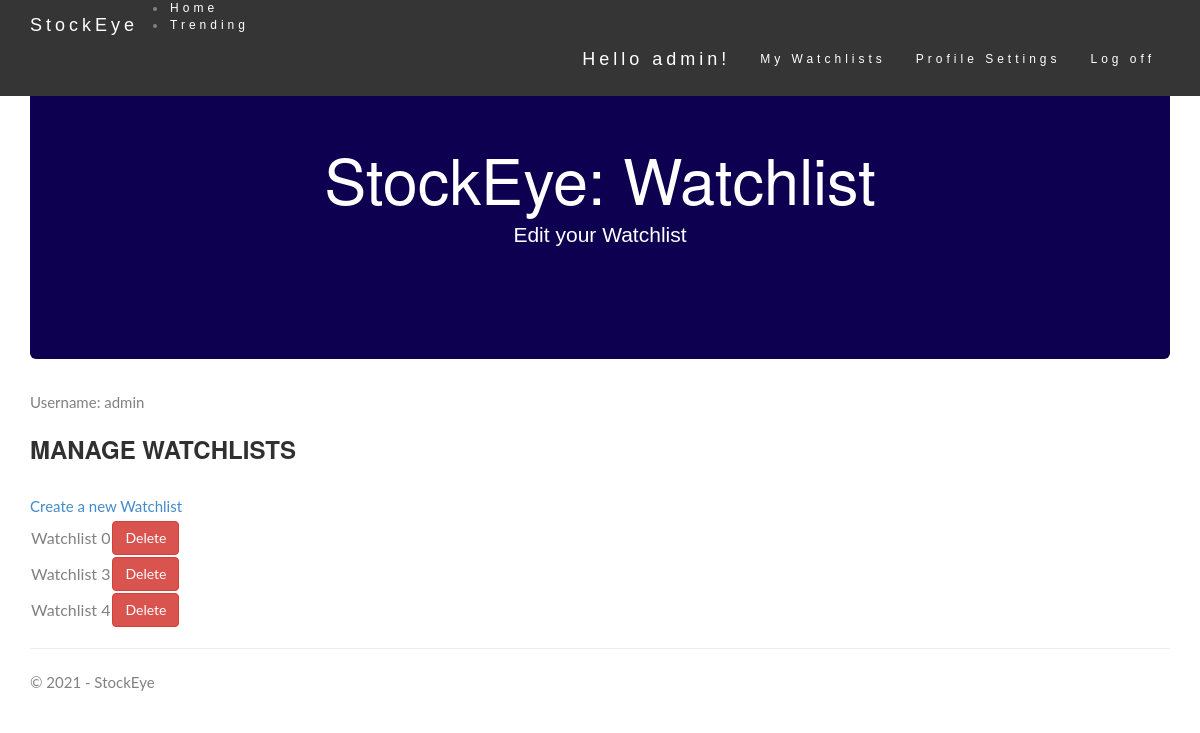
The page /watchlists/manage/ (signed in) on the database as committed earlier.
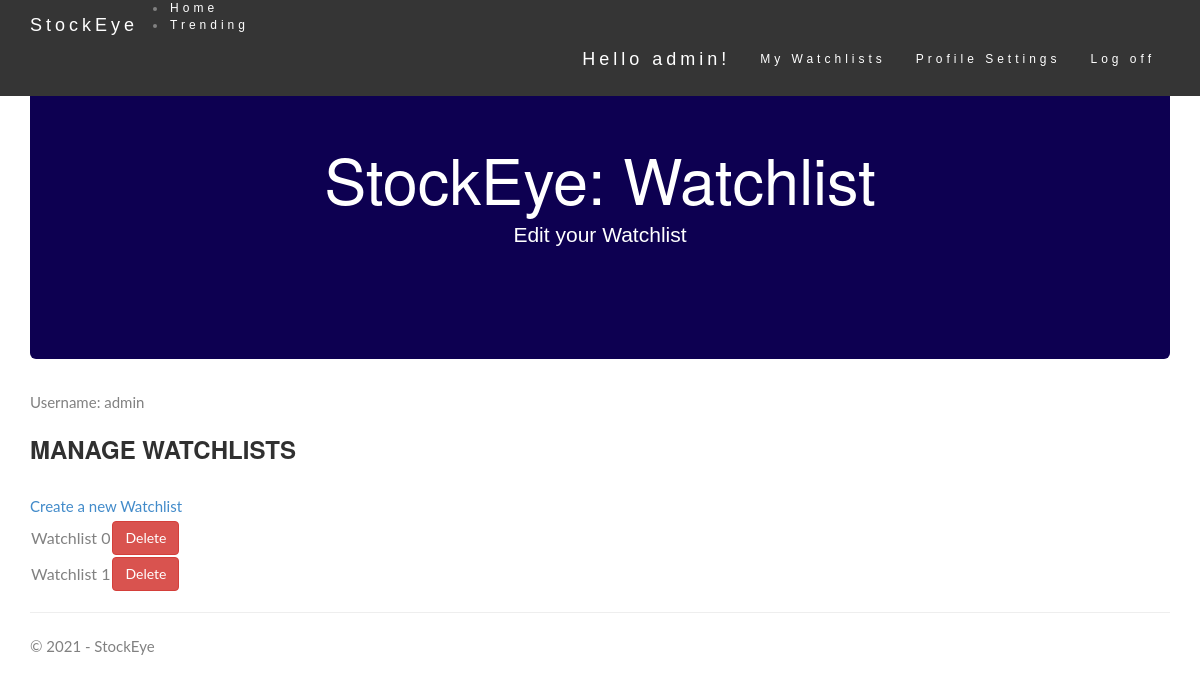
The same page on the database as committed later.
### app/models.py (models this page shows)
class WatchList(models.Model):
    user = models.ForeignKey(User, on_delete=models.PROTECT)
    stockResults = models.ManyToManyField('app.StockList')
    watchList_id = models.PositiveIntegerField(blank=False, default=0)
    watchList_name = models.CharField(max_length=15, blank=False, default = '')
    class Meta:
        get_latest_by = "watchList_id"

### app/views.py (the view)
# urls.py: path('watchlists/manage/', views.manage_watchlists, name='manage_watchlists'),
@login_required
def manage_watchlists(request):
    assert isinstance(request, HttpRequest)
    try:
        watchlists = WatchList.objects.filter(user=request.user).all()
    except WatchList.DoesNotExist:
        watchlists = []
    context = {
        'title': 'Manage Watchlists',
        'year': datetime.now().year,
        'user': request.user,
        'watchlists': watchlists,
    }
    return render(
        request,
        'app/manage_watchlists.html',
        context,
    )

### app/templates/app/manage_watchlists.html
{% extends "app/layout.html" %}
{% load static %}
{% block content %}
<body>
<div class="jumbotron text-center">
        <h1>StockEye: Watchlist {{ watchlist_id }}</h1>
        <p>Edit your Watchlist</p>
    </div>
    <div class="content">
        {% if user.is_authenticated %}
            <p>Username: {{ user.username }}</p>
        {% else %}
            <p>Username: {{ user.username }} (Not a valid user)</p>
        {% endif %}
        <h2>Manage Watchlists</h2>
        <a href="{% url 'create_watchlist' %}">Create a new Watchlist</a>
        {% if watchlists %}
        <table>
            {% for watchlist in watchlists %}
            <tr>
                {% if watchlist.watchList_name %}
                    <td>{{ watchlist.watchList_name }}</td>
                {% else %}
                    <td>Watchlist {{ watchlist.watchList_id }}</td>
                {% endif %}
                <td><a href="{% url 'delete_watchlist' w_id=watchlist.watchList_id %}" class="btn btn-danger">Delete</a></td>
            </tr>
            {% endfor %}
        </table>
        {% endif %}
    </div>
</body>
{% endblock %}

### app/templates/app/layout.html (shortened to what this page needs)
﻿<!DOCTYPE html>
<html>
<head>
    {% load static %}
    <link rel="stylesheet" type="text/css" href="{% static 'app/content/bootstrap.min.css' %}" />
    <link rel="stylesheet" type="text/css" href="{% static 'app/content/site.css' %}" />
</head>
<body>
    <div class="navbar navbar-inverse navbar-fixed-top">
        <div class="container">
            <div class="navbar-header">
                <a href="/" class="navbar-brand">StockEye</a>
            </div>
            <li><a href="{% url 'home' %}">Home</a></li>
                <li><a href="{% url 'trending' %}">Trending</a></li>
                {% if user.is_authenticated %}
                    <form id="logoutForm" action="/logout/" method="post" class="navbar-right">
                        <ul class="nav navbar-nav navbar-right">
                            <li><span class="navbar-brand">Hello {{ user.username }}!</span></li>
                            <li><a href="{% url 'watchlists' %}">My Watchlists</a></li>
                            <li><a href="{% url 'profile' %}">Profile Settings</a></li>
                            <li><a href="javascript:document.getElementById('logoutForm').submit()">Log off</a></li>
                        </ul>
                    </form>
                {% else %}
                    <ul class="nav navbar-nav navbar-right">
                        <li><a href="{% url 'register' %}">Register</a></li>
                        <li><a href="{% url 'login' %}">Log in</a></li>
                    </ul>
                {% endif %}
            </div>
        </div>
    <div class="container body-content">
{% block content %}{% endblock %}
        <hr/>
        <footer>
            <p>&copy; {{ year }} - StockEye</p>
        </footer>
    </div>
</body>
</html>

### static/app/content/site.css (style rules this page uses)
body { font: 400 15px Lato, sans-serif; line-height: 1.8; color: #818181; }
h2 { font-size: 24px; text-transform: uppercase; color: #303030; font-weight: 600; margin-bottom: 30px; }
.jumbotron { background-color: #0d0051; color: #fff; padding: 100px 25px; font-family: Montserrat, sans-serif; }
.navbar { margin-bottom: 0; background-color: #353535; z-index: 9999; border: 0; font-size: 12px !important; line-height: 1.42857143 !important; letter-spacing: 4px; border-radius: 0; font-family: Montserrat, sans-serif; }
.navbar li a, .navbar .navbar-brand { color: #fff !important; }

Rows that differ between the two databases and show on the page:
removed WatchList: watchList_id "4"
changed WatchList (number 2 of 2 on the later page): watchList_id "3" → "1"
